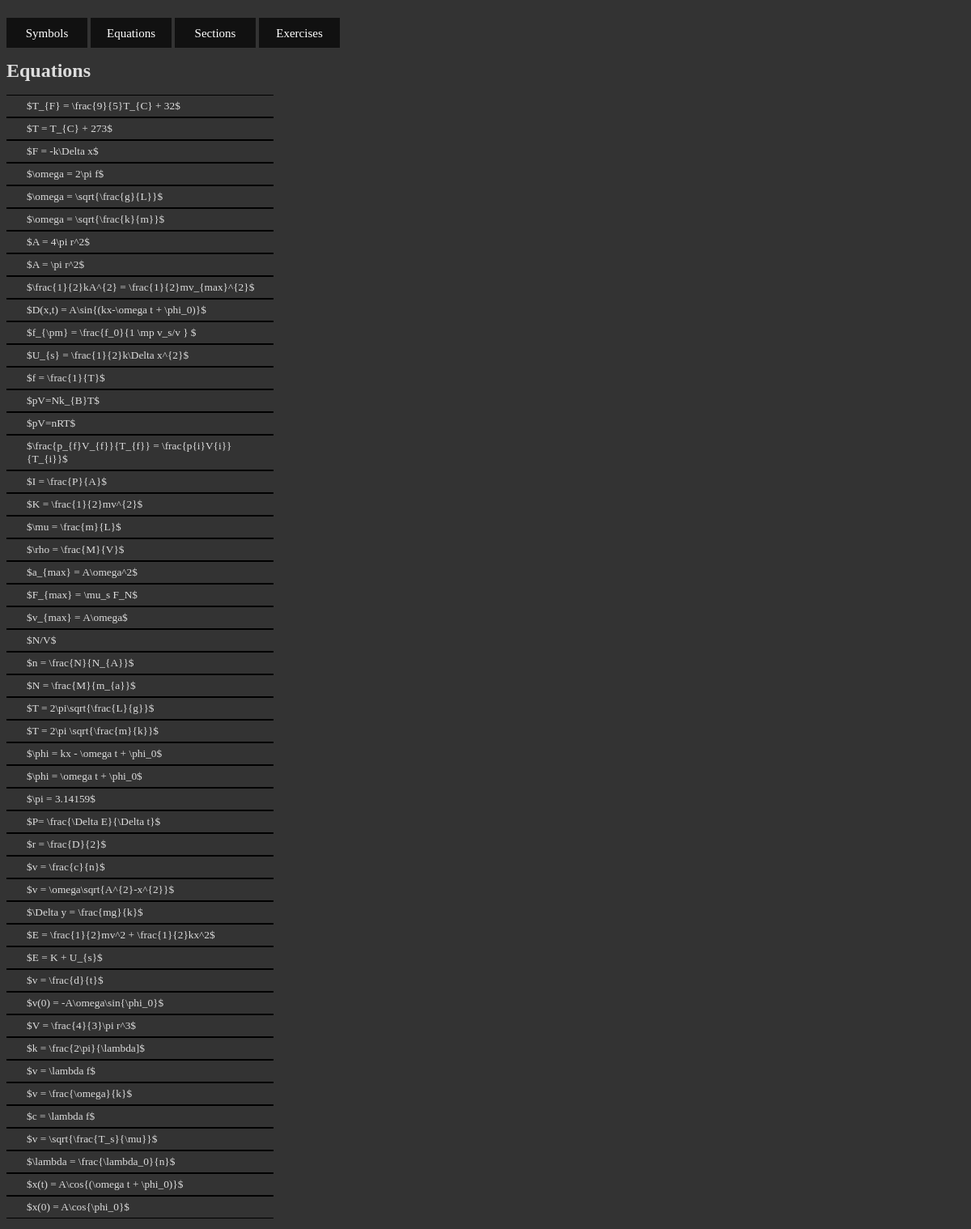
The page /equations/ on the database as committed earlier.
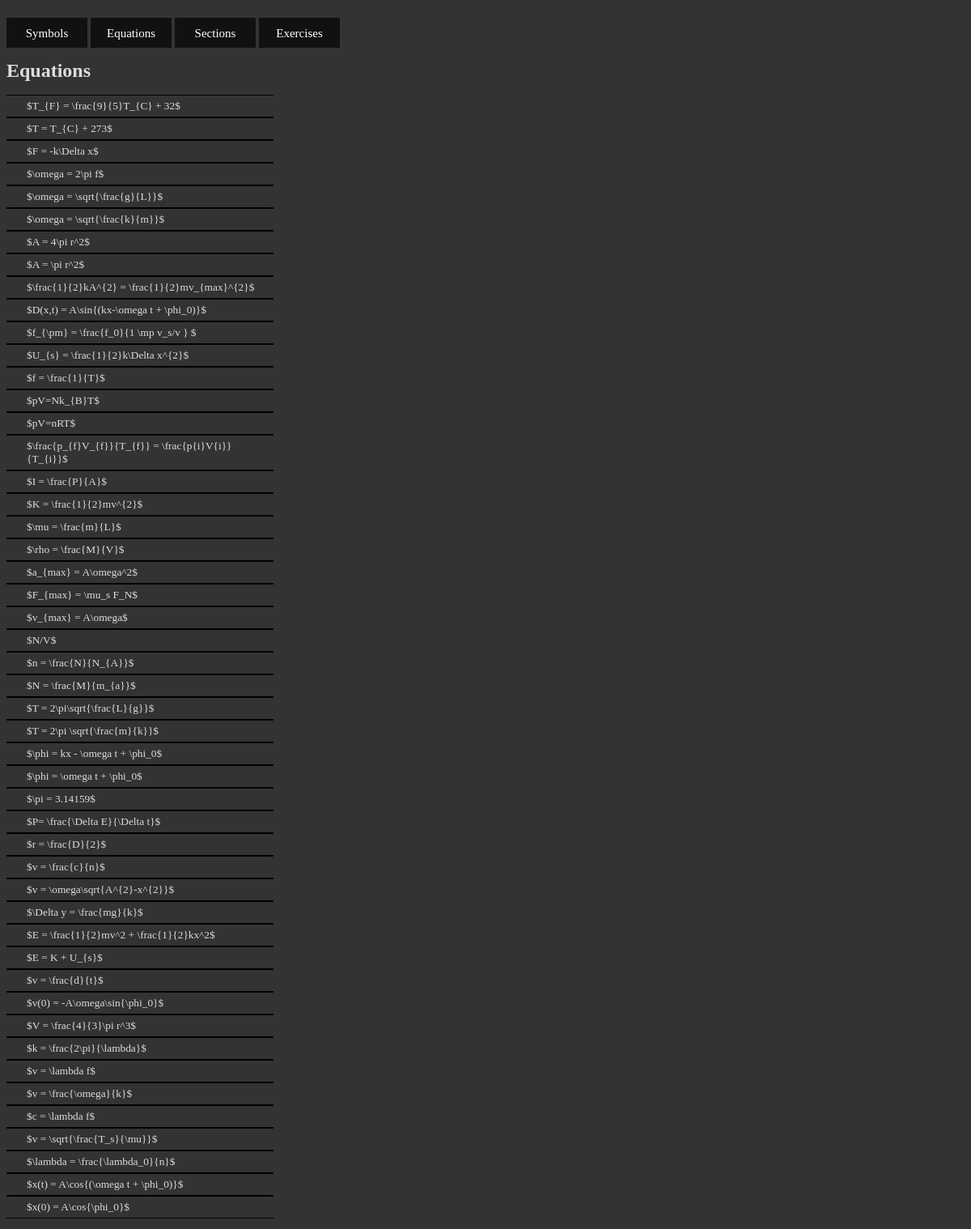
The same page on the database as committed later.
### per/models.py (models this page shows, shortened)
class Equation(models.Model):
    latex = models.CharField(max_length=500)
    name = models.CharField(max_length=150)
    class Meta:
    	ordering = ('name',)

### per/views.py (the view)
# urls.py: url(r'^equations/$', views.equations, name='equations'),
def equations(request):
    eqn_list = Equation.objects.order_by('name')
    context = {'eqn_list': eqn_list}
    return render(request, 'per/equations.html', context)

### per/templates/per/equations.html (shortened to what this page needs)
<!DOCTYPE html>
<html>
	<head>
	<link rel="stylesheet" type="text/css" href="{{ STATIC_URL }}per/css/btn.css">
	<link rel="stylesheet" type="text/css" href="{{ STATIC_URL }}per/css/global.css">
	{% load staticfiles %}
	</head>
	<body>
	<div id="list">
	<div id = "buttons" style="height:50px;">
	<a href="/symbols" class="btn"><span>Symbols</span></a>
	<a href="/equations" class="btn"><span>Equations</span></a>
	<a href="/sections" class="btn"><span>Sections</span></a>
	<a href="/exercises" class="btn"><span>Exercises</span></a>
	</div>
		{% if eqn_list %}
    		<ul id="navList">
    		<h1>Equations</h1>
    		{% for eqn in eqn_list %}
    			<li data-sym="{{ eqn.id }}">${{ eqn.latex }}$</li>
		    {% endfor %}
    		</ul>
		{% else %}
    		<p>No symbols are available.</p>
		{% endif %}
	</div>
	</body>
</html>

Rows that differ between the two databases and show on the page:
changed Equation: latex "k = \\frac{2\\pi}{\\lambda]" → "k = \\frac{2\\pi}{\\lambda}"
